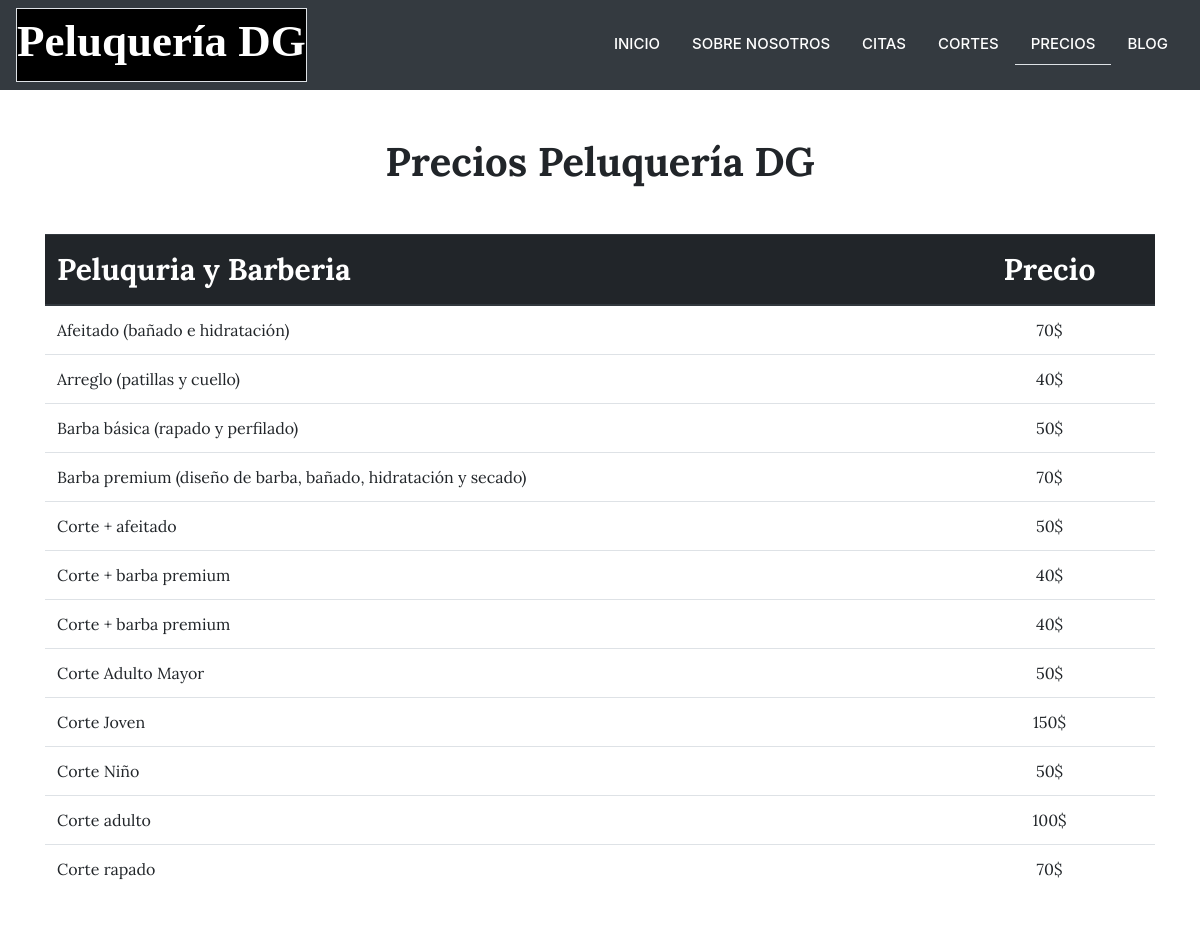
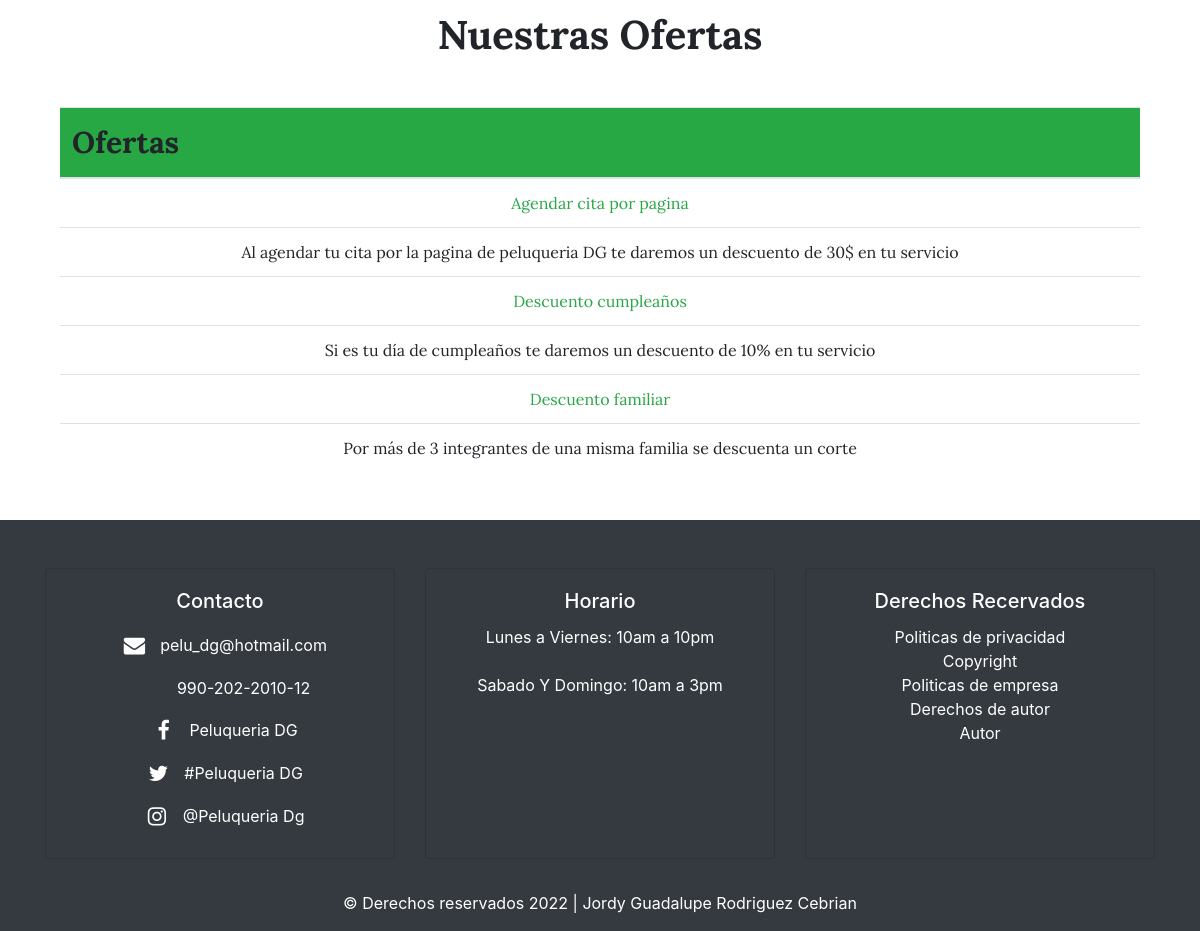
Screenshot of /precios/ with the database file from the repository (2 pictures, top to bottom).
### precios/models.py (models this page shows, shortened)
class PreciosTabla(models.Model):
    corte = models.CharField(verbose_name="Corte", max_length=100)
    precio = models.CharField(verbose_name="Precio", max_length=100)
    class Meta:
        verbose_name = "corte"
        verbose_name_plural = "cortes"
        ordering = ['corte']

class Ofertas(models.Model):
    oferta = models.CharField(verbose_name="Oferta", max_length=100)
    descripcion = models.CharField(verbose_name="Descripción", max_length=200)
    class Meta:
        verbose_name = "oferta"
        verbose_name_plural = "ofertas"
        ordering = ['oferta']

### precios/views.py (the view)
# urls.py: path('', PreciosListView.as_view(), name="precios"),
class PreciosListView(TemplateView):
    template_name = "preciostabla_list.html"
    def get_context_data(self, *args, **kwargs):
        cortes = PreciosTabla.objects.all()
        ofertas = Ofertas.objects.all()
        return {'cortes':cortes, 'ofertas':ofertas}

### social/context_proccessors.py (called while the page is built)
def ctx_dict(request):
    ctx = {}
    links = Link.objects.all()
    for link in links:
        ctx[link.key] = link.url
    return ctx

### precios/templates/preciostabla_list.html (shortened to what this page needs)
{% extends 'base.html' %}
{% load static %}
{% block content %}
<section>
  <h1 class="text-center mt-5" style="font-weight: 900; font-family: 'Lora';">Precios Peluquería DG</h1>
  <div class="container mt-5">
      <table class="table">
        <thead class="thead-dark">
          <tr>
            <th scope="col" style="font-size: 30px; font-family: 'Lora';">Peluquria y Barberia</th>
            <th class="text-center" scope="col" style="font-size: 30px; font-family: 'Lora';">Precio</th>
          </tr>
        </thead>
        <tbody>
          {% for corte in cortes %}
          <tr>
            <td style="font-family: 'Lora';">{{corte.corte}}</td>
            <td class="text-center" style="font-family: 'Lora';">{{corte.precio}}</td>
          </tr>
          {% endfor %}
        </tbody>
      </table>
  <h1 class="text-center mt-5" style="font-weight: 900; font-family: 'Lora';">Nuestras Ofertas</h1>
  <div class="container mt-5">
      <table class="table">
        <thead class="bg-success">
          <tr>
            <th scope="col" style="font-size: 30px; font-family: 'Lora';">Ofertas</th>
          </tr>
        </thead>
        <tbody>
          {% for oferta in ofertas %}
          <tr>
            <td class="text-center text-success" style="font-family: 'Lora';">{{oferta.oferta}}</td>
          </tr>
          <tr>
            <td class="text-center" style="font-family: 'Lora';">{{oferta.descripcion}}</td>
          </tr>
          {% endfor %}
        </tbody>
      </table>
  </div>
</section>
{% endblock %}

### core/static/core/css/main.css (style rules this page uses)
body { margin: 0; padding: 0; background-color: white; }

### rows the page displays
PreciosTabla: corte "Afeitado (bañado e hidratación)", precio "70$"
PreciosTabla: corte "Arreglo (patillas y cuello)", precio "40$"
PreciosTabla: corte "Barba básica (rapado y perfilado)", precio "50$"
PreciosTabla: corte "Barba premium (diseño de barba, bañado, hidratación y secado)", precio "70$"
PreciosTabla: corte "Corte + afeitado", precio "50$"
PreciosTabla: corte "Corte + barba premium", precio "40$"
PreciosTabla: corte "Corte + barba premium", precio "40$"
PreciosTabla: corte "Corte Adulto Mayor", precio "50$"
PreciosTabla: corte "Corte Joven", precio "150$"
PreciosTabla: corte "Corte Niño", precio "50$"
PreciosTabla: corte "Corte adulto", precio "100$"
PreciosTabla: corte "Corte rapado", precio "70$"
Ofertas: oferta "Agendar cita por pagina", descripcion "Al agendar tu cita por la pagina de peluqueria DG te daremos un descuento de 30$ en tu servicio"
Ofertas: oferta "Descuento cumpleaños", descripcion "Si es tu día de cumpleaños te daremos un descuento de 10% en tu servicio"
Ofertas: oferta "Descuento familiar", descripcion "Por más de 3 integrantes de una misma familia se descuenta un corte"
